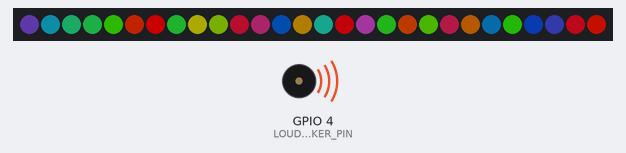
A program run on a simulated ESP32. On the bench: 28 RGB LEDs in strip order, left to right, buzzer (waves = sounding). Dim RGB values are drawn brighter than linear.

Above: at 0.23 s.
At 18.55 s:
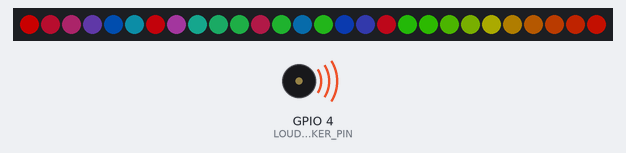
At 35.6 s:
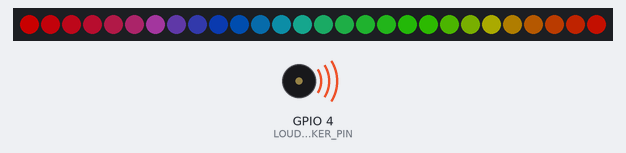
At 37.5 s:
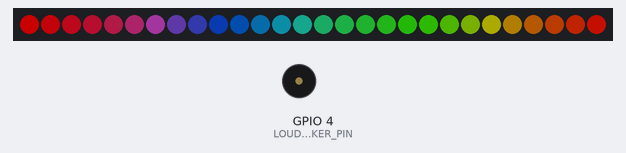
Timing chart, 0 to 39.0 s (numbered marks = the images above):
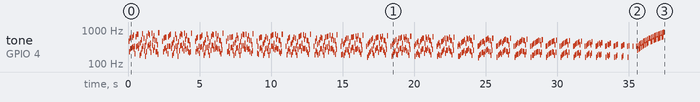

The program:

main.cpp
```cpp
#include <Adafruit_NeoPixel.h>
#include <Arduino.h>
#include <algorithm>

#define NUM 28 // number of leds on the strip
#define PIN 15 // data pin connected to led strip
#define LOUDSPEAKER_PIN 4

Adafruit_NeoPixel strip = Adafruit_NeoPixel(NUM, PIN, NEO_GRB + NEO_KHZ800);

byte colors[NUM];
int n = NUM;

int min_freq = 330;
int max_freq = 880;

uint32_t c1 = 0xff << 16;
uint32_t c2 = 0x00328f; //0xff << 8;
uint32_t c3 = 0x26bb00; //0xff;

uint32_t interpolate(uint32_t c1, uint32_t c2, float ratio) {
  byte r1 = (c1 >> 16) & 0xFF;
  byte g1 = (c1 >> 8) & 0xFF;
  byte b1 = c1 & 0xFF;

  byte r2 = (c2 >> 16) & 0xFF;
  byte g2 = (c2 >> 8) & 0xFF;
  byte b2 = c2 & 0xFF;

  byte r = r1 + ((r2 - r1) * ratio);
  byte g = g1 + ((g2 - g1) * ratio);
  byte b = b1 + ((b2 - b1) * ratio);

  return (r << 16) | (g << 8) | b;
}

// Input a value 0 to 255 to get a color value.
// The colours are a transition r - g - b - back to r.
uint32_t Wheel(byte WheelPos) {
  float ratio = (WheelPos % 85 * 3) / 255.0;
  //WheelPos = 255 - WheelPos;
  if(WheelPos < 85) {
    //return strip.Color(255 - WheelPos * 3, 0, WheelPos * 3);
    return interpolate(c1, c2, ratio);
  }
  if(WheelPos < 170) {
    WheelPos -= 85;
    //return strip.Color(0, WheelPos * 3, 255 - WheelPos * 3);
    return interpolate(c2, c3, ratio);
  }
  WheelPos -= 170;
  //return strip.Color(WheelPos * 3, 255 - WheelPos * 3, 0);
  return interpolate(c3, c1, ratio);
}

void updateStrip() {
  for(int i = 0; i < NUM; i++) {
    strip.setPixelColor(i, Wheel(colors[i]));
  }
  strip.show();
}

void playFrequency(byte WheelPos) {
  int note = min_freq + (WheelPos * (max_freq - min_freq)) / 255;
  long duration = 60;
  if(note == 0) {
      delay(duration); // For rests, just wait for the duration
      return;
  }

  long waitTime = 1000000 / (2 * note);
  for(int i = 0; i < duration * note / 1000; i++) {
    digitalWrite(LOUDSPEAKER_PIN, HIGH);
    delayMicroseconds(waitTime);
    digitalWrite(LOUDSPEAKER_PIN, LOW);
    delayMicroseconds(waitTime);
  }
}


void setup() {
  pinMode(LOUDSPEAKER_PIN, OUTPUT);
  strip.setBrightness(100);
  for(int i = 0; i < NUM; i++) {
    colors[i] = 256 * (i) / strip.numPixels();
  }

  std::random_shuffle(colors, colors + NUM - 1);

  strip.begin();
  updateStrip();
}

void loop() {
  if(n < 2) {
    for(int i = 0; i < NUM; i++) {
      playFrequency(colors[i]);
      delay(10);
    }
    delay(10000);
    std::random_shuffle(colors, colors + NUM - 1);
    n = NUM;
    updateStrip();
    return;
  };

	for(byte *a = colors, *b = colors + 1; b < colors + n; a++, b++) {
		if(*a > *b) {
      int temp = *a;
      *a = *b;
      *b = temp;
      updateStrip();
    }
    int color_to_play = *a;
    playFrequency(color_to_play);
    delay(20);
	}
  delay(200);
  n--;
}
```

Measured:
- by itself, tone on GPIO 4 (LOUDSPEAKER_PIN): plays 466 Hz for 0.04 s, 233 Hz for 0.04 s, 563 Hz for 0.04 s, 281 Hz for 0.04 s, 603 Hz for 0.04 s, 296 Hz for 0.04 s … (768 notes in this stretch)
